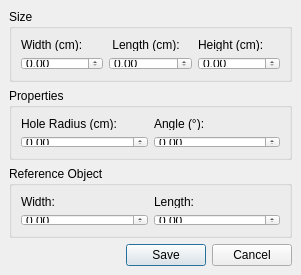
<?xml version="1.0" encoding="UTF-8"?>
<ui version="4.0">
 <class>Options</class>
 <widget class="QMainWindow" name="Options">
  <property name="geometry">
   <rect>
    <x>0</x>
    <y>0</y>
    <width>301</width>
    <height>275</height>
   </rect>
  </property>
  <property name="minimumSize">
   <size>
    <width>300</width>
    <height>275</height>
   </size>
  </property>
  <property name="windowTitle">
   <string>Options</string>
  </property>
  <widget class="QWidget" name="centralwidget">
   <layout class="QVBoxLayout" name="verticalLayout_2">
    <item>
     <widget class="QGroupBox" name="groupBoxSize">
      <property name="title">
       <string>Size</string>
      </property>
      <property name="flat">
       <bool>false</bool>
      </property>
      <property name="checkable">
       <bool>false</bool>
      </property>
      <layout class="QGridLayout" name="gridLayout">
       <item row="3" column="1">
        <widget class="QDoubleSpinBox" name="doubleSpinBoxLength">
         <property name="sizePolicy">
          <sizepolicy hsizetype="Preferred" vsizetype="Fixed">
           <horstretch>0</horstretch>
           <verstretch>0</verstretch>
          </sizepolicy>
         </property>
         <property name="maximum">
          <double>200.000000000000000</double>
         </property>
         <property name="singleStep">
          <double>0.010000000000000</double>
         </property>
        </widget>
       </item>
       <item row="3" column="0">
        <widget class="QDoubleSpinBox" name="doubleSpinBoxWidth">
         <property name="sizePolicy">
          <sizepolicy hsizetype="Preferred" vsizetype="Fixed">
           <horstretch>0</horstretch>
           <verstretch>0</verstretch>
          </sizepolicy>
         </property>
         <property name="maximum">
          <double>200.000000000000000</double>
         </property>
         <property name="singleStep">
          <double>0.010000000000000</double>
         </property>
        </widget>
       </item>
       <item row="1" column="0">
        <widget class="QLabel" name="label_2">
         <property name="text">
          <string>Width (cm):</string>
         </property>
        </widget>
       </item>
       <item row="1" column="1">
        <widget class="QLabel" name="label">
         <property name="text">
          <string> Length (cm):</string>
         </property>
        </widget>
       </item>
       <item row="1" column="2">
        <widget class="QLabel" name="label_3">
         <property name="text">
          <string>Height (cm):</string>
         </property>
        </widget>
       </item>
       <item row="3" column="2">
        <widget class="QDoubleSpinBox" name="doubleSpinBoxHeight">
         <property name="sizePolicy">
          <sizepolicy hsizetype="Preferred" vsizetype="Fixed">
           <horstretch>0</horstretch>
           <verstretch>0</verstretch>
          </sizepolicy>
         </property>
         <property name="maximum">
          <double>200.000000000000000</double>
         </property>
         <property name="singleStep">
          <double>0.010000000000000</double>
         </property>
        </widget>
       </item>
      </layout>
     </widget>
    </item>
    <item>
     <widget class="QGroupBox" name="groupBoxProperties">
      <property name="title">
       <string>Properties</string>
      </property>
      <layout class="QGridLayout" name="gridLayout_3">
       <item row="0" column="0">
        <widget class="QLabel" name="label_4">
         <property name="text">
          <string>Hole Radius (cm):</string>
         </property>
        </widget>
       </item>
       <item row="0" column="1">
        <widget class="QLabel" name="label_5">
         <property name="text">
          <string>Angle (°):</string>
         </property>
        </widget>
       </item>
       <item row="1" column="0">
        <widget class="QDoubleSpinBox" name="doubleSpinBoxDiameter"/>
       </item>
       <item row="1" column="1">
        <widget class="QDoubleSpinBox" name="doubleSpinBoxAngle"/>
       </item>
      </layout>
     </widget>
    </item>
    <item>
     <widget class="QGroupBox" name="groupBoxReference">
      <property name="title">
       <string>Reference Object</string>
      </property>
      <layout class="QGridLayout" name="gridLayout_4">
       <item row="0" column="0">
        <widget class="QLabel" name="label_6">
         <property name="text">
          <string>Width:</string>
         </property>
        </widget>
       </item>
       <item row="0" column="1">
        <widget class="QLabel" name="label_7">
         <property name="text">
          <string>Length:</string>
         </property>
        </widget>
       </item>
       <item row="1" column="0">
        <widget class="QDoubleSpinBox" name="doubleSpinBoxRefWidth"/>
       </item>
       <item row="1" column="1">
        <widget class="QDoubleSpinBox" name="doubleSpinBoxRefHeight">
         <property name="frame">
          <bool>true</bool>
         </property>
        </widget>
       </item>
      </layout>
     </widget>
    </item>
    <item>
     <widget class="QDialogButtonBox" name="buttonBoxOptions">
      <property name="layoutDirection">
       <enum>Qt::LeftToRight</enum>
      </property>
      <property name="orientation">
       <enum>Qt::Horizontal</enum>
      </property>
      <property name="standardButtons">
       <set>QDialogButtonBox::Cancel|QDialogButtonBox::Save</set>
      </property>
     </widget>
    </item>
   </layout>
  </widget>
 </widget>
 <resources/>
 <connections/>
</ui>
